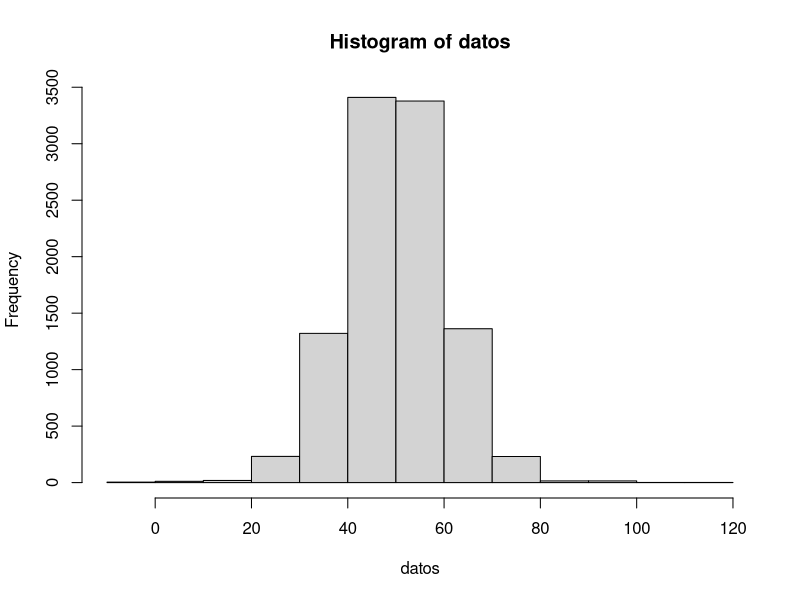
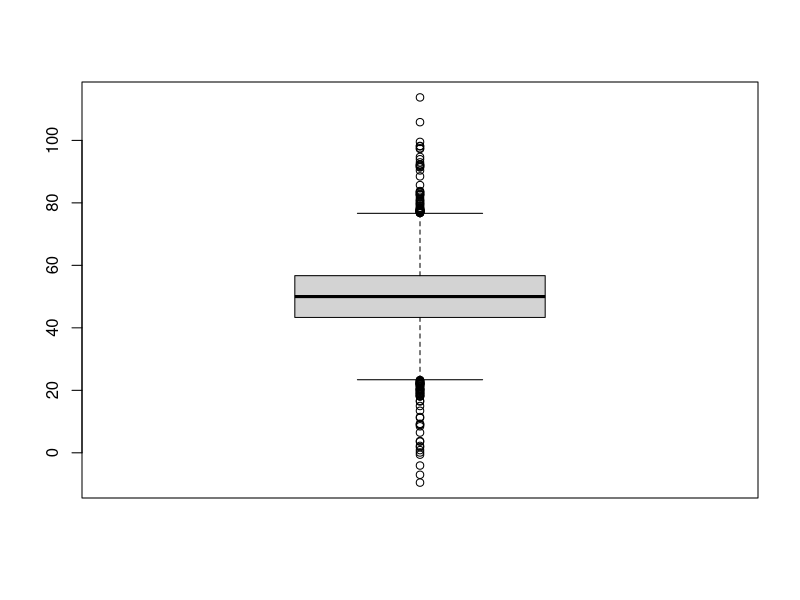
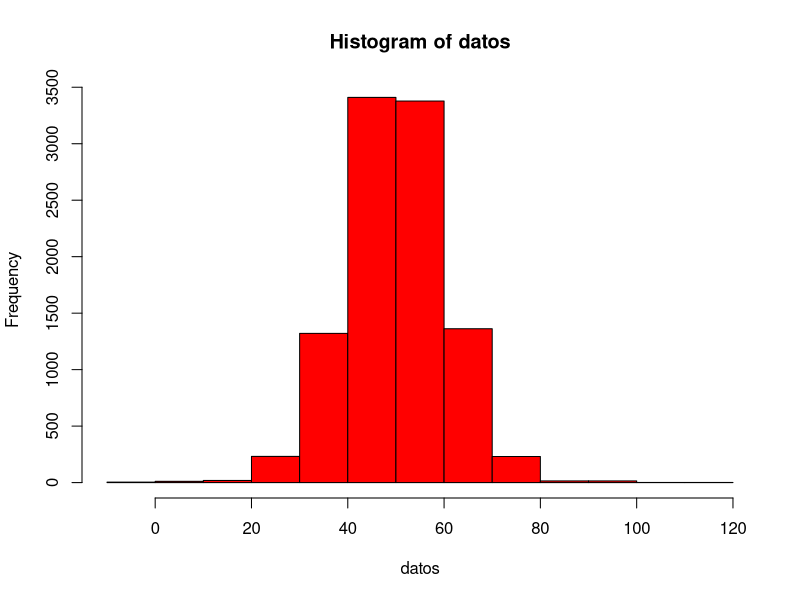
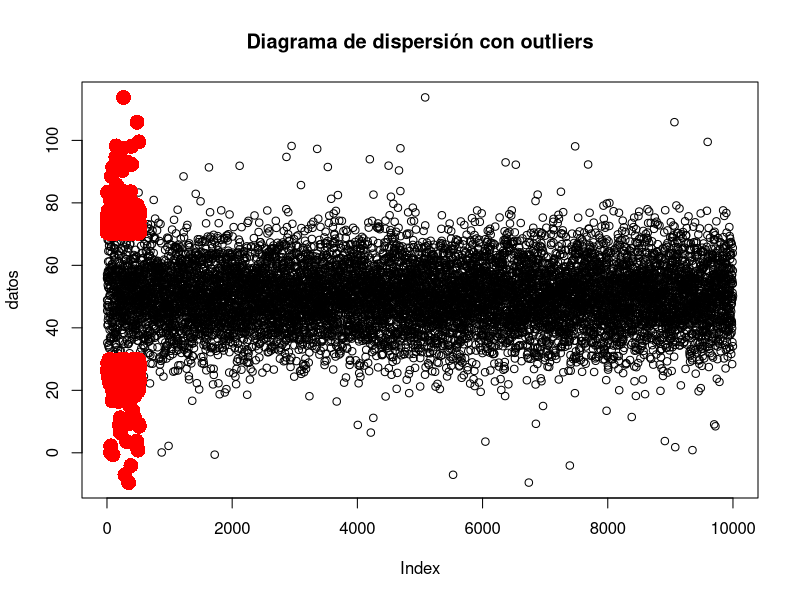

Reproduce these figures in R, in order.
## ---- chunk 1
set.seed(12345)
# Generar distribución normal con media 50 y desviación estándar 10
datos <- rnorm(10000, mean = 50, sd = 10)
# Introducir valores atípicos
for (i in 1:100) {
  index <- sample.int(length(datos), 1)
  datos[index] <- datos[index] + runif(n = 1, min = -50, max = 50)
}
## ---- chunk 2
# Observar la distribución de los datos
summary(datos)
## ---- chunk 3
hist(datos)
## ---- chunk 4
boxplot(datos)
## ---- chunk 5
# Utilizar el método IQR (Rango intercuartílico)
iqr <- IQR(datos)
limite_superior <- median(datos) + 1.5 * iqr
limite_inferior <- median(datos) - 1.5 * iqr
outliers <- datos[datos > limite_superior | datos < limite_inferior]
# Identificar outliers en el histograma
hist(datos, col = ifelse(is.na(outliers), "lightblue", "red"))
## ---- chunk 6
plot(datos, main = "Diagrama de dispersión con outliers")
points(outliers, col = "red", pch = 16, cex = 2)
